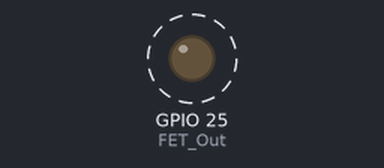
Simulated run of this sketch. Board: ESP32-C6. Parts: output pins drawn as LEDs (lit = HIGH). Dashed ring = blinking. What the sketch prints to the serial monitor is not drawn.

Above: at 0.7 s.
Timing chart, 0 to 4.9 s (numbered marks = the images above):
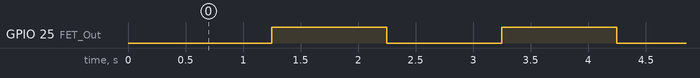

The sketch:

FET_Out_Test.ino
```cpp
/*
  Dave Williams, DitroniX 2019-2026 (ditronix.net)
  IPEM Plus - ESP32-C5 | ATM90E36 | WiFi 2.4/5GHz | Zigbee | LoRa | IoT Mains Power Energy Monitor

  Example Code, to demonstrate and test the IPEM Plus

  Remember!
  - Set the BOARD to Use ESP32C5 Dev Module (or similar).
  - You can also set the BAUD rate up to 921600 to speed up flashing.
  - The SDK does NOT need external power to flash.  It will take Power from the USB 5V.
  - The Serial Monitor is configured for BAUD 115200

  The purpose of this test code is to cycle through the various main functions of the board as part of bring up testing.

  This test code is OPEN SOURCE and formatted for easier viewing.  Although is is not intended for real world use, it may be freely used, or modified as needed.
  It is distributed on an "AS IS" BASIS, WITHOUT WARRANTIES OR CONDITIONS OF ANY KIND, either express or implied.

  For board configuration, see github.com/DitroniX/IPEM-Plus-ESP32-C5-LoRa-LoRaWAN-IoT-Mains-Power-Energy-Monitor/wiki/Arduino-IDE

  Further information, details and examples can be found on our website or github.com/DitroniX

  * ditronix.net
  * github.com/DitroniX
  * github.com/DitroniX/IPEM-Plus-ESP32-C5-LoRa-LoRaWAN-IoT-Mains-Power-Energy-Monitor
  * github.com/DitroniX/IPEM-Plus-ESP32-C5-LoRa-LoRaWAN-IoT-Mains-Power-Energy-Monitor/wiki
  * hackster.io/DitroniX/ipem-plus-esp32-c5-atm90e36-lora-iot-power-energy-monitor-24d898
*/

// Libraries

// **************** USER VARIABLES / DEFINES / STATIC / STRUCTURES / CONSTANTS ****************

// **************** OUTPUTS ****************
#define FET_Out 25  // FET Output

// **************** FUNCTIONS AND ROUTINES ****************

// **************** SETUP ****************
void setup() {
  // Stabalise
  delay(250);

  // Initialise UART
  Serial.begin(115200);
  while (!Serial)
    ;  // Wait for serial port to connect
  Serial.println("");

  // Initialise OPTO Output on GP26
  pinMode(FET_Out, OUTPUT);

  Serial.println("IPEM Plus Bring Up and Test Example Code");
}

// **************** LOOP ****************
void loop() {

  // Cycle RED LED
  digitalWrite(FET_Out, LOW);
  delay(1000);
  digitalWrite(FET_Out, HIGH);
  delay(1000);
}
//
```

Measured:
- by itself, GPIO 25 (FET_Out): alternates HIGH for 1.0 s and LOW for 1.0 s
